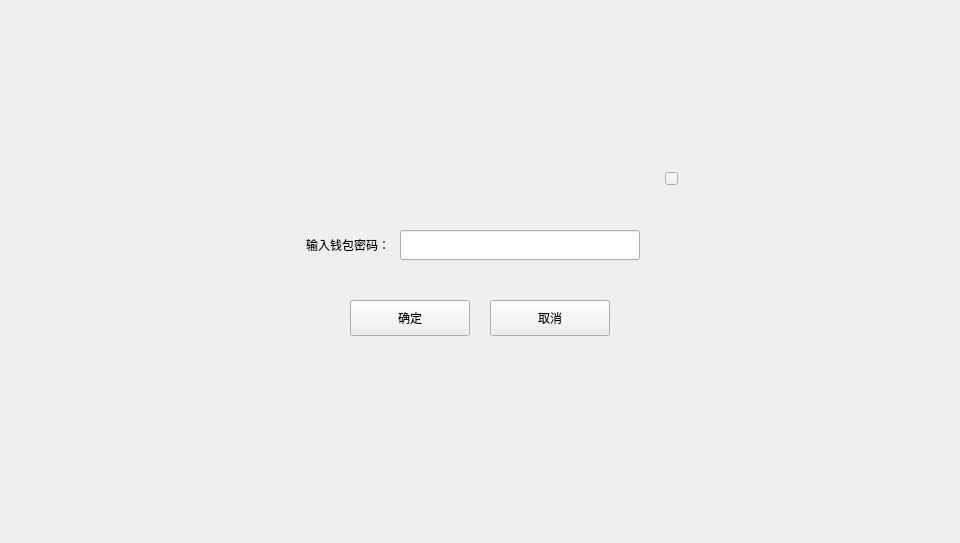
<?xml version="1.0" encoding="UTF-8"?>
<ui version="4.0">
 <class>CheckPwdDialog</class>
 <widget class="QDialog" name="CheckPwdDialog">
  <property name="geometry">
   <rect>
    <x>0</x>
    <y>0</y>
    <width>960</width>
    <height>543</height>
   </rect>
  </property>
  <property name="windowTitle">
   <string>Dialog</string>
  </property>
  <widget class="QWidget" name="widget" native="true">
   <property name="geometry">
    <rect>
     <x>0</x>
     <y>0</y>
     <width>960</width>
     <height>543</height>
    </rect>
   </property>
   <widget class="QWidget" name="containerWidget" native="true">
    <property name="geometry">
     <rect>
      <x>270</x>
      <y>160</y>
      <width>420</width>
      <height>220</height>
     </rect>
    </property>
    <property name="font">
     <font>
      <family>Microsoft YaHei UI Light</family>
     </font>
    </property>
    <widget class="QLabel" name="label">
     <property name="geometry">
      <rect>
       <x>0</x>
       <y>70</y>
       <width>120</width>
       <height>30</height>
      </rect>
     </property>
     <property name="text">
      <string>输入钱包密码：</string>
     </property>
     <property name="alignment">
      <set>Qt::AlignRight|Qt::AlignTrailing|Qt::AlignVCenter</set>
     </property>
    </widget>
    <widget class="QLineEdit" name="pwdLineEdit">
     <property name="geometry">
      <rect>
       <x>130</x>
       <y>70</y>
       <width>240</width>
       <height>30</height>
      </rect>
     </property>
     <property name="echoMode">
      <enum>QLineEdit::Password</enum>
     </property>
    </widget>
    <widget class="QToolButton" name="cancelBtn">
     <property name="geometry">
      <rect>
       <x>220</x>
       <y>140</y>
       <width>120</width>
       <height>36</height>
      </rect>
     </property>
     <property name="font">
      <font>
       <family>Microsoft YaHei UI Light</family>
      </font>
     </property>
     <property name="cursor">
      <cursorShape>PointingHandCursor</cursorShape>
     </property>
     <property name="focusPolicy">
      <enum>Qt::NoFocus</enum>
     </property>
     <property name="styleSheet">
      <string notr="true"/>
     </property>
     <property name="text">
      <string>取消</string>
     </property>
    </widget>
    <widget class="QToolButton" name="okBtn">
     <property name="geometry">
      <rect>
       <x>80</x>
       <y>140</y>
       <width>120</width>
       <height>36</height>
      </rect>
     </property>
     <property name="font">
      <font>
       <family>Microsoft YaHei UI Light</family>
      </font>
     </property>
     <property name="cursor">
      <cursorShape>PointingHandCursor</cursorShape>
     </property>
     <property name="focusPolicy">
      <enum>Qt::NoFocus</enum>
     </property>
     <property name="styleSheet">
      <string notr="true"/>
     </property>
     <property name="text">
      <string>确定</string>
     </property>
    </widget>
    <widget class="QLabel" name="tipLabel2">
     <property name="geometry">
      <rect>
       <x>140</x>
       <y>110</y>
       <width>200</width>
       <height>16</height>
      </rect>
     </property>
     <property name="text">
      <string/>
     </property>
    </widget>
    <widget class="QToolButton" name="closeBtn">
     <property name="geometry">
      <rect>
       <x>395</x>
       <y>12</y>
       <width>13</width>
       <height>13</height>
      </rect>
     </property>
     <property name="cursor">
      <cursorShape>PointingHandCursor</cursorShape>
     </property>
     <property name="focusPolicy">
      <enum>Qt::NoFocus</enum>
     </property>
     <property name="styleSheet">
      <string notr="true"/>
     </property>
     <property name="text">
      <string/>
     </property>
    </widget>
   </widget>
  </widget>
 </widget>
 <resources/>
 <connections/>
</ui>
